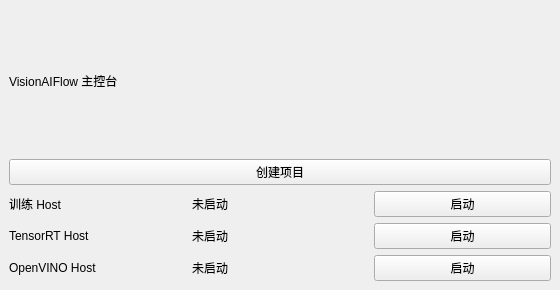
<?xml version="1.0" encoding="UTF-8"?>
<ui version="4.0">
 <class>MainWindow</class>
 <widget class="QMainWindow" name="MainWindow">
  <property name="geometry"><rect><x>0</x><y>0</y><width>560</width><height>290</height></rect></property>
  <property name="windowTitle"><string>VisionAIFlow</string></property>
  <widget class="QWidget" name="centralwidget">
   <layout class="QVBoxLayout" name="verticalLayout">
    <item><widget class="QLabel" name="titleLabel"><property name="text"><string>VisionAIFlow 主控台</string></property></widget></item>
    <item><widget class="QPushButton" name="createProjectButton"><property name="text"><string>创建项目</string></property></widget></item>
    <item><layout class="QGridLayout" name="gridLayout">
      <item row="0" column="0"><widget class="QLabel" name="trainerLabel"><property name="text"><string>训练 Host</string></property></widget></item>
      <item row="0" column="1"><widget class="QLabel" name="trainerStatusLabel"><property name="text"><string>未启动</string></property></widget></item>
      <item row="0" column="2"><widget class="QPushButton" name="trainerStartButton"><property name="text"><string>启动</string></property></widget></item>
      <item row="1" column="0"><widget class="QLabel" name="tensorRtLabel"><property name="text"><string>TensorRT Host</string></property></widget></item>
      <item row="1" column="1"><widget class="QLabel" name="tensorRtStatusLabel"><property name="text"><string>未启动</string></property></widget></item>
      <item row="1" column="2"><widget class="QPushButton" name="tensorRtStartButton"><property name="text"><string>启动</string></property></widget></item>
      <item row="2" column="0"><widget class="QLabel" name="openVinoLabel"><property name="text"><string>OpenVINO Host</string></property></widget></item>
      <item row="2" column="1"><widget class="QLabel" name="openVinoStatusLabel"><property name="text"><string>未启动</string></property></widget></item>
      <item row="2" column="2"><widget class="QPushButton" name="openVinoStartButton"><property name="text"><string>启动</string></property></widget></item>
    </layout></item>
   </layout>
  </widget>
 </widget>
 <resources/>
 <connections/>
</ui>
